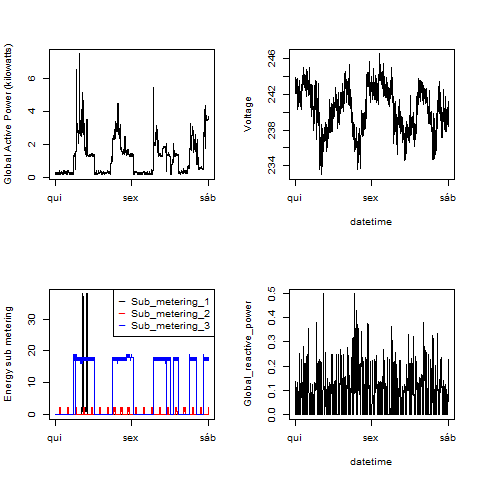

Write R code to recreate this figure.
#plot4.R

source('functions.R')
readData()
png("plot4.png")
par(mfcol=c(2,2))
plot2()
plot3()
plot4()
plot5()
dev.off()
